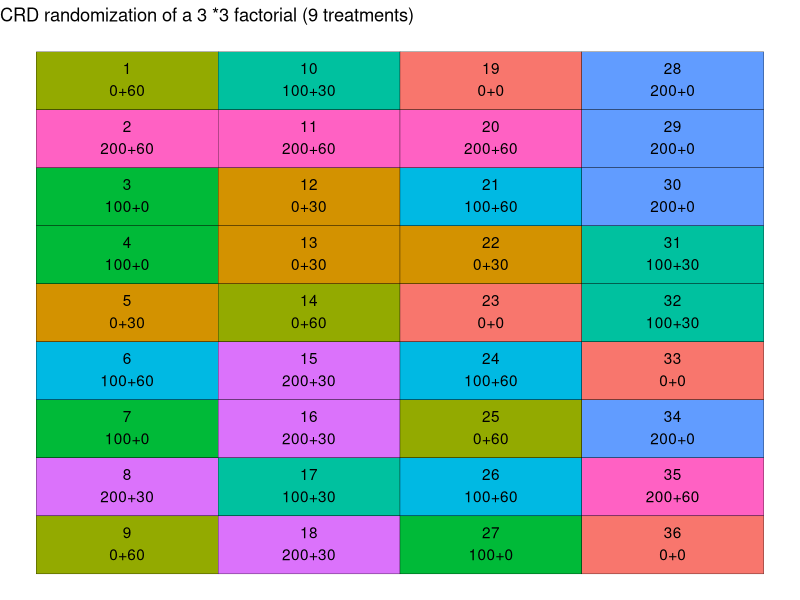
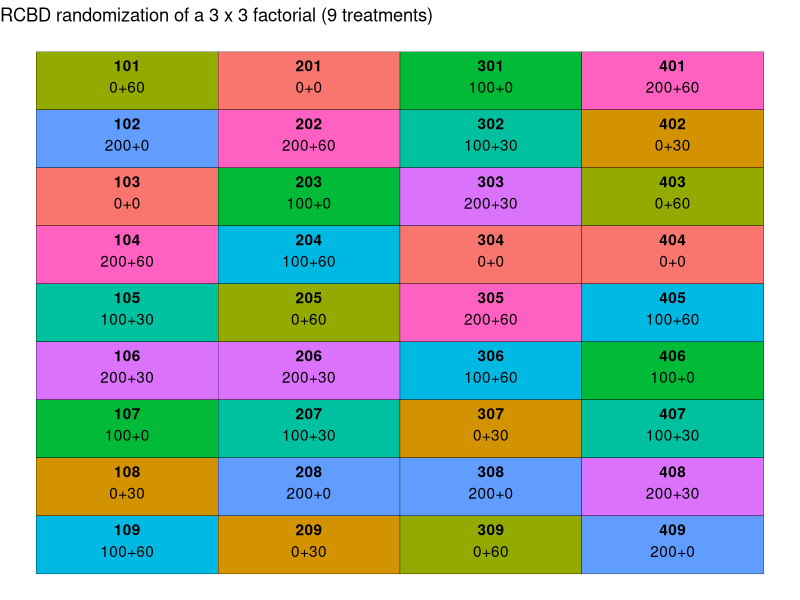

Source code (R) for these figures, in order: (Note: this script raises an error after producing the figures.)
## ---- chunk 1
# Loading packages
library(tidyverse) # for data wrangling and plotting
## ---- chunk 2
trts <-crossing(nrate_kgha = c(0, 100,200), 
                krate_kgha = c(0, 30, 60)
                ) %>%
  mutate(trtnum = 1:nrow(.)) %>%
  mutate(trtname = paste0(nrate_kgha, "+", krate_kgha))

trts
## ---- chunk 3
# Setting seed to get same randomization result every time
set.seed(930
         )

crd_rand <- crossing(trtname = trts$trtname, 
                     rep=1:4
                     ) %>% 
  # Since plots are organized without a structure, let's number them 1 through 36
mutate(plot = 1: nrow(.)) %>% 
  # Randomizing trtname to plots, without restrictions 
mutate(plot = sample(plot)) %>% 
  arrange(plot)

crd_rand
## ---- chunk 4
crd_layout <- crd_rand %>%
  # Defining number of rows and columns in the field for plotting purposes
  mutate(row = rep(1:4, each = 9)) %>% 
mutate(col = rep(seq(from = 1,
                to= 9,
                by =1), times =4)) %>% 
  # Creating plot and trtname labels for plotting
  mutate(lab = paste0(plot, "\n", trtname))
crd_layout
## ---- chunk 5
ggplot(data = crd_layout,
       aes(x = row, y= -col))+
  geom_tile(aes(fill = trtname), 
            color = "black",
            show.legend = F)+
  geom_text(aes(label = lab), vjust = 0.45)+
labs(title = "CRD randomization of a 3 *3 factorial (9 treatments)")+
  theme_void()

## ---- chunk 6
# Setting seed to get same randomization result every time
set.seed(930)
rcbd_rand <-crossing (trtname = trts$trtname,
                      rep = 1:4) %>% 
  arrange(rep) %>% 
  group_by(rep) %>% 
  mutate(trtname = sample(trtname)) %>% 
  mutate(plot = (rep*100) +1:9) %>% 
  ungroup()

rcbd_rand
## ---- chunk 7
rcbd_rand %>% 
  group_by (rep, trtname) %>% 
  tally() %>% 
  filter(n >1)
## ---- chunk 8
rcbd_layout <- rcbd_rand %>%
  # Defining number of rows and columns in the field for plotting purposes
  mutate(row = rep(1:4, each = 9)) %>%
  mutate(col = rep(seq(from = 1, 
                       to = 9, #total number of treatments, 
                       by = 1), 
                   times = 4 #total number of blocks
  )) %>%
  # Creating plot and trtname labels for plotting
  mutate(lab = paste0(plot, "\n", trtname))

rcbd_layout
## ---- chunk 9
ggplot(data = rcbd_layout, aes(x = row, 
                               y = -col))+
  geom_tile(aes(fill = trtname),
            color = "black",
            show.legend = F
  )+
  geom_text(aes(label = plot), fontface = "bold", vjust = -.8)+
  geom_text(aes(label = trtname), vjust = 1)+
  labs(title = "RCBD randomization of a 3 x 3 factorial (9 treatments)") +
  theme_void()

## ---- chunk 10
rcbd_rand %>% 
  left_join(trts) %>% 
  dplyr::select(plot, rep, trtname,trtnum,
                nrate_kgha, krate_kgha) %>% write.csv("../Output/r2.csv")

  # Retrieving other information contained in trts

  # Rearranging columns  


## ---- chunk 11
ggsave("../Output/r_l.png",
       width = 6,
       height = 4,
       bg = "white")
